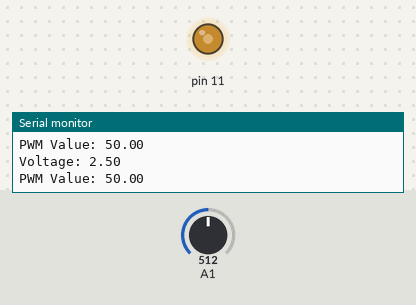
Simulated run of this sketch. Board: Arduino Uno, built with avr-gcc and run on an emulated ATmega328P. Shown: output pins drawn as LEDs (lit = HIGH), the last lines printed to the serial monitor. The test bench sets the inputs (shaded band); at power-on: A1 = 512.

Above: at 1.2 s.
1.3 s: A1 set to 493
At 2.2 s:
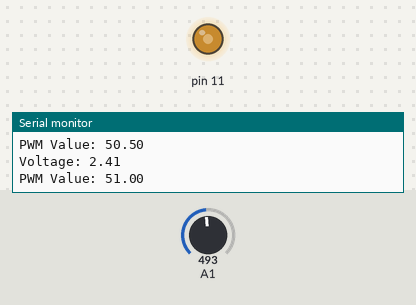
4.3 s: A1 set to 716
7.3 s: A1 set to 306
At 23.3 s:
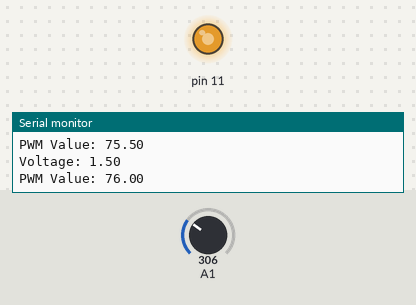
Timing chart, 0 to 24.9 s (numbered marks = the images above; inputs shaded):
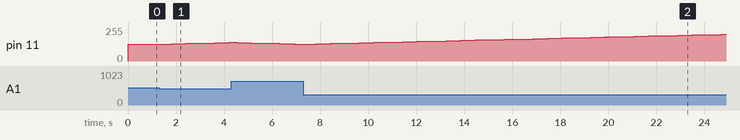

Measured:
- after the input at 1.3 s, pin 11: moves from 127/255 to 140/255 over 2.4 s, starting after 0.51 s

The sketch:

adjust_pwd.ino
```cpp
float PWMDelay = 50.0;
float VoltageOut;

void setup() {
pinMode(A1, INPUT);
pinMode(11, OUTPUT);
Serial.begin(9600);
}

void loop() {
  int ReadVal = analogRead(A1);

  VoltageOut = ReadVal * 5.0/1023;
  Serial.print("Voltage: ");
  Serial.println(VoltageOut);
  Serial.print("PWM Value: ");
  Serial.println(PWMDelay);
  delayMicroseconds(10);


  if(VoltageOut > 2.55) {
    PWMDelay -= .5;
  }

  if(VoltageOut < 2.45) {
    PWMDelay += .5;
  }
  PWMDelay = constrain(PWMDelay, 0, 100);
  analogWrite(11, map(PWMDelay, 0, 100, 0, 255));
  delay(300);

}
```
